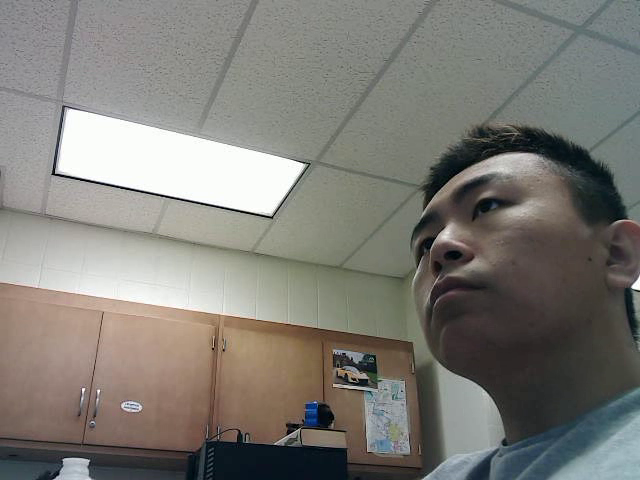
#> input picture frame 17 of 20220909_test01/lianzheng.avi, 640 x 480 px, given in place of the camera
$ python 04252023_video_capture_step01.py
#> lines starting #> are read from the running program, lines starting #| are printed output that depends on the picture
import cv2
import os
cap= cv2.VideoCapture(0)

width= int(cap.get(cv2.CAP_PROP_FRAME_WIDTH))
height= int(cap.get(cv2.CAP_PROP_FRAME_HEIGHT))
fps = cap.get(cv2.CAP_PROP_FPS)

print(fps, width, height, "fps, width, height")

base_filename = "basicvideo.mp4"
filename, file_extension = os.path.splitext(base_filename)
count = 1

while os.path.exists(base_filename):
    base_filename = f"{filename}_{count:02d}{file_extension}"
    count += 1


writer= cv2.VideoWriter(base_filename, cv2.VideoWriter_fourcc(*'DIVX'), fps, (width,height))

recording = False
while True:
    keyPress = cv2.waitKey(1)
#> (key Esc is pressed here)
    ret,frame= cap.read()
#> frame is the input picture: shape (480, 640, 3); mean B, G, R 118.1, 123.9, 125.9
    frame = cv2.flip(frame, 0)
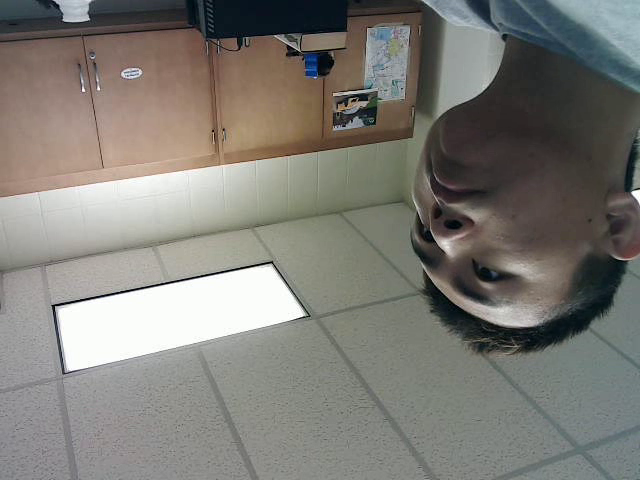
#> frame: shape (480, 640, 3); mean B, G, R 118.1, 123.9, 125.9
    frame = cv2.flip(frame, 1)
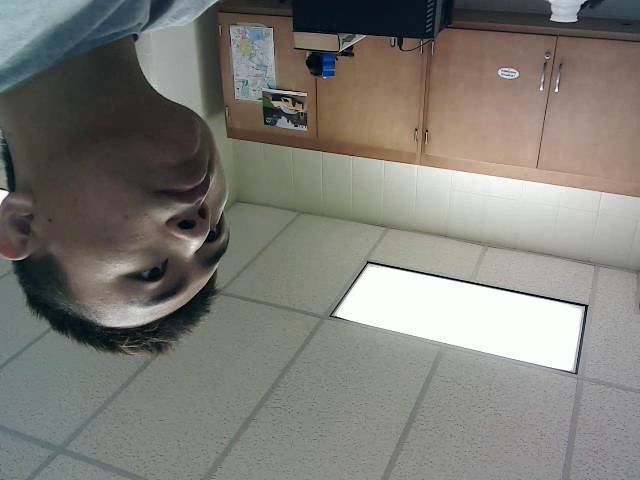
#> frame: shape (480, 640, 3); mean B, G, R 118.1, 123.9, 125.9

    if(recording == True):
        writer.write(frame)

    cv2.imshow('frame', frame)

    if keyPress == 27:
        break

    if keyPress & 0xFF == ord('s'):
        recording = True
        print("start recording")

    elif keyPress & 0xFF == ord('n'):
        recording = False
        print("stop recording")
        break

cap.release()
writer.release()
cv2.destroyAllWindows()

$ run again, starting later in the video
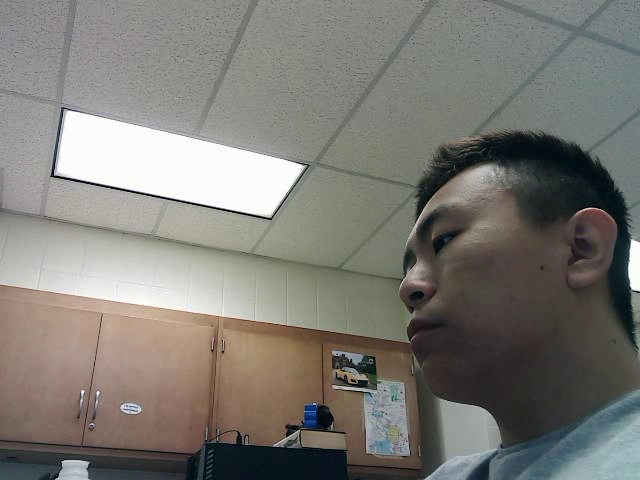
#> input picture frame 77 of 20220909_test01/lianzheng.avi, 640 x 480 px, given in place of the camera
#> frame is the input picture: shape (480, 640, 3); mean B, G, R 116.9, 122.8, 124.6
#> `frame = cv2.flip(frame, 0)`:
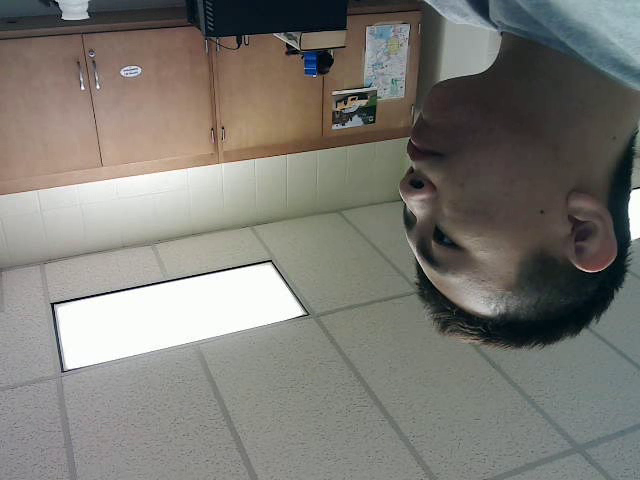
#> frame: shape (480, 640, 3); mean B, G, R 116.9, 122.8, 124.6
#> `frame = cv2.flip(frame, 1)`:
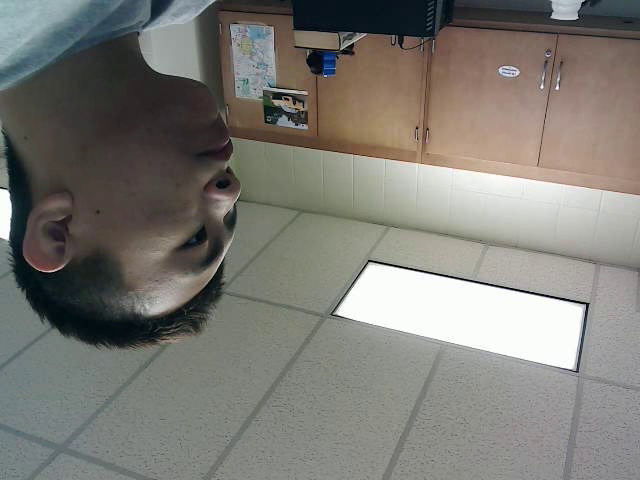
#> frame: shape (480, 640, 3); mean B, G, R 116.9, 122.8, 124.6

$ run again, starting later in the video
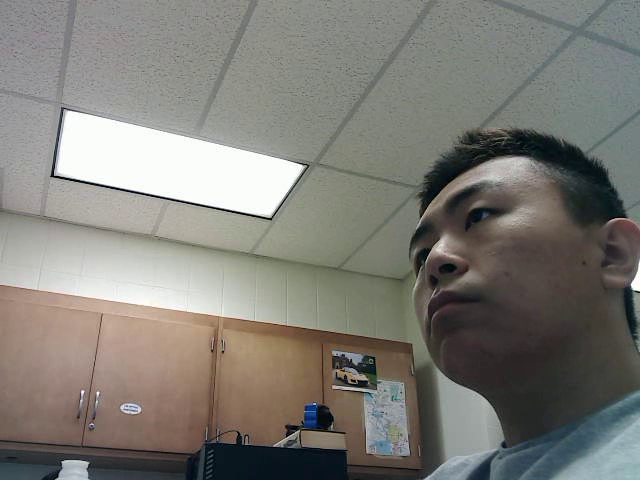
#> input picture frame 138 of 20220909_test01/lianzheng.avi, 640 x 480 px, given in place of the camera
#> frame is the input picture: shape (480, 640, 3); mean B, G, R 118.3, 124.5, 126.5
#> `frame = cv2.flip(frame, 0)`:
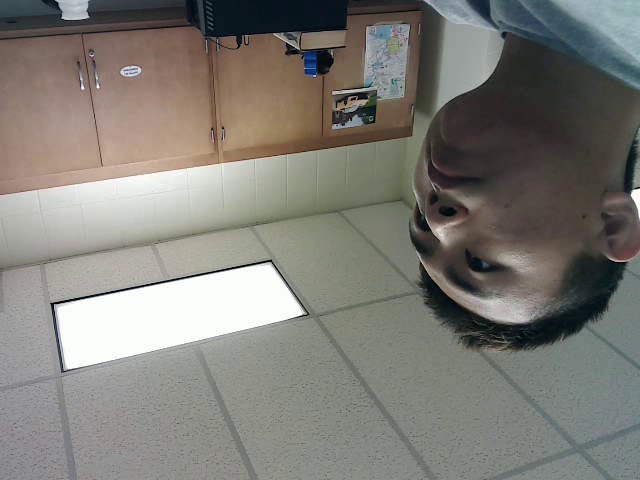
#> frame: shape (480, 640, 3); mean B, G, R 118.3, 124.5, 126.5
#> `frame = cv2.flip(frame, 1)`:
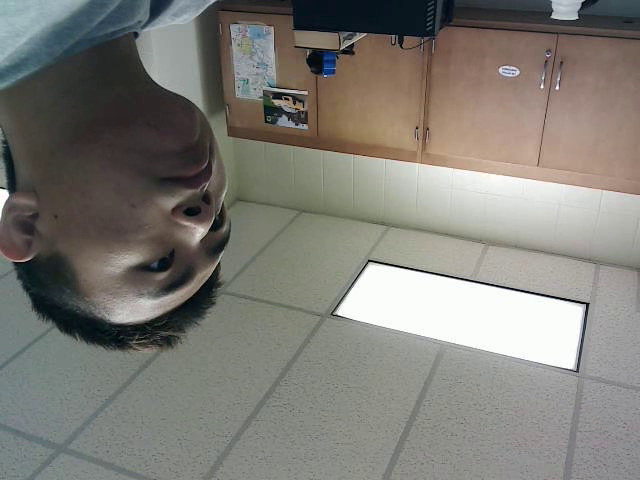
#> frame: shape (480, 640, 3); mean B, G, R 118.3, 124.5, 126.5
